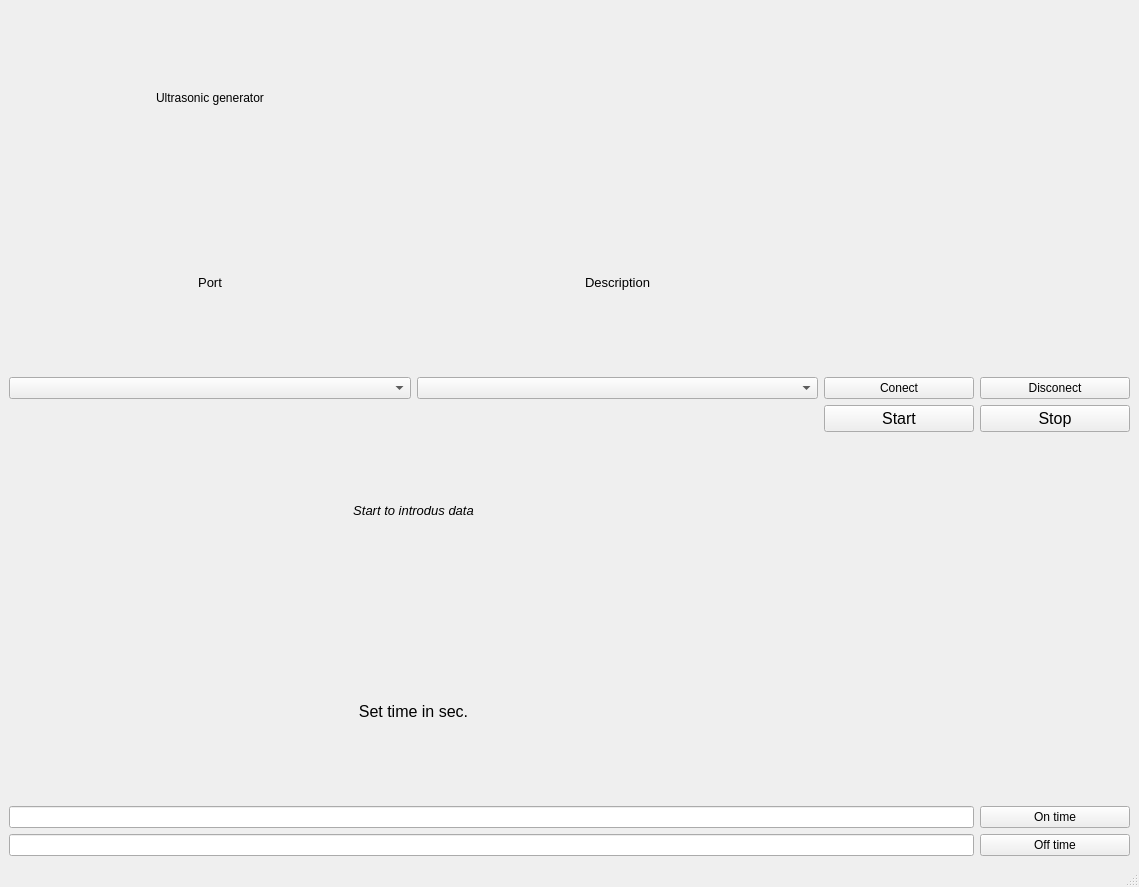
<?xml version="1.0" encoding="UTF-8"?>
<ui version="4.0">
 <class>MainWindow</class>
 <widget class="QMainWindow" name="MainWindow">
  <property name="geometry">
   <rect>
    <x>0</x>
    <y>0</y>
    <width>1139</width>
    <height>887</height>
   </rect>
  </property>
  <property name="windowTitle">
   <string>MainWindow</string>
  </property>
  <widget class="QWidget" name="centralwidget">
   <layout class="QGridLayout" name="gridLayout">
    <item row="9" column="0" colspan="3">
     <widget class="QLineEdit" name="iText"/>
    </item>
    <item row="9" column="3">
     <widget class="QPushButton" name="onTime">
      <property name="text">
       <string>On time</string>
      </property>
     </widget>
    </item>
    <item row="10" column="0" colspan="3">
     <widget class="QLineEdit" name="iText_2"/>
    </item>
    <item row="1" column="0">
     <widget class="QLabel" name="label_2">
      <property name="font">
       <font>
        <pointsize>10</pointsize>
       </font>
      </property>
      <property name="text">
       <string>Port</string>
      </property>
      <property name="alignment">
       <set>Qt::AlignCenter</set>
      </property>
     </widget>
    </item>
    <item row="3" column="0">
     <widget class="QComboBox" name="listS">
      <property name="enabled">
       <bool>true</bool>
      </property>
     </widget>
    </item>
    <item row="0" column="0">
     <widget class="QLabel" name="label">
      <property name="text">
       <string>Ultrasonic generator</string>
      </property>
      <property name="scaledContents">
       <bool>true</bool>
      </property>
      <property name="alignment">
       <set>Qt::AlignCenter</set>
      </property>
     </widget>
    </item>
    <item row="10" column="3">
     <widget class="QPushButton" name="Period">
      <property name="text">
       <string>Off time</string>
      </property>
     </widget>
    </item>
    <item row="3" column="3">
     <widget class="QPushButton" name="disconectS">
      <property name="maximumSize">
       <size>
        <width>150</width>
        <height>16777215</height>
       </size>
      </property>
      <property name="text">
       <string>Disconect</string>
      </property>
     </widget>
    </item>
    <item row="5" column="2">
     <widget class="QPushButton" name="start">
      <property name="font">
       <font>
        <pointsize>12</pointsize>
       </font>
      </property>
      <property name="text">
       <string>Start</string>
      </property>
     </widget>
    </item>
    <item row="3" column="2">
     <widget class="QPushButton" name="conectS">
      <property name="maximumSize">
       <size>
        <width>150</width>
        <height>16777215</height>
       </size>
      </property>
      <property name="text">
       <string>Conect</string>
      </property>
     </widget>
    </item>
    <item row="3" column="1">
     <widget class="QComboBox" name="listDesc"/>
    </item>
    <item row="5" column="3">
     <widget class="QPushButton" name="Stop">
      <property name="font">
       <font>
        <pointsize>12</pointsize>
       </font>
      </property>
      <property name="text">
       <string>Stop</string>
      </property>
     </widget>
    </item>
    <item row="1" column="1">
     <widget class="QLabel" name="label_3">
      <property name="font">
       <font>
        <pointsize>10</pointsize>
       </font>
      </property>
      <property name="text">
       <string>Description</string>
      </property>
      <property name="alignment">
       <set>Qt::AlignCenter</set>
      </property>
     </widget>
    </item>
    <item row="8" column="0" colspan="2">
     <widget class="QLabel" name="label_4">
      <property name="font">
       <font>
        <pointsize>12</pointsize>
       </font>
      </property>
      <property name="cursor">
       <cursorShape>WaitCursor</cursorShape>
      </property>
      <property name="frameShape">
       <enum>QFrame::NoFrame</enum>
      </property>
      <property name="text">
       <string>Set time in sec.</string>
      </property>
      <property name="alignment">
       <set>Qt::AlignCenter</set>
      </property>
     </widget>
    </item>
    <item row="5" column="0" rowspan="2" colspan="2">
     <widget class="QLabel" name="out">
      <property name="font">
       <font>
        <pointsize>10</pointsize>
        <italic>true</italic>
       </font>
      </property>
      <property name="text">
       <string>Start to introdus data</string>
      </property>
      <property name="alignment">
       <set>Qt::AlignCenter</set>
      </property>
     </widget>
    </item>
   </layout>
  </widget>
  <widget class="QMenuBar" name="menubar">
   <property name="enabled">
    <bool>false</bool>
   </property>
   <property name="geometry">
    <rect>
     <x>0</x>
     <y>0</y>
     <width>1139</width>
     <height>26</height>
    </rect>
   </property>
  </widget>
  <widget class="QStatusBar" name="statusbar">
   <property name="enabled">
    <bool>false</bool>
   </property>
  </widget>
 </widget>
 <resources/>
 <connections/>
</ui>
